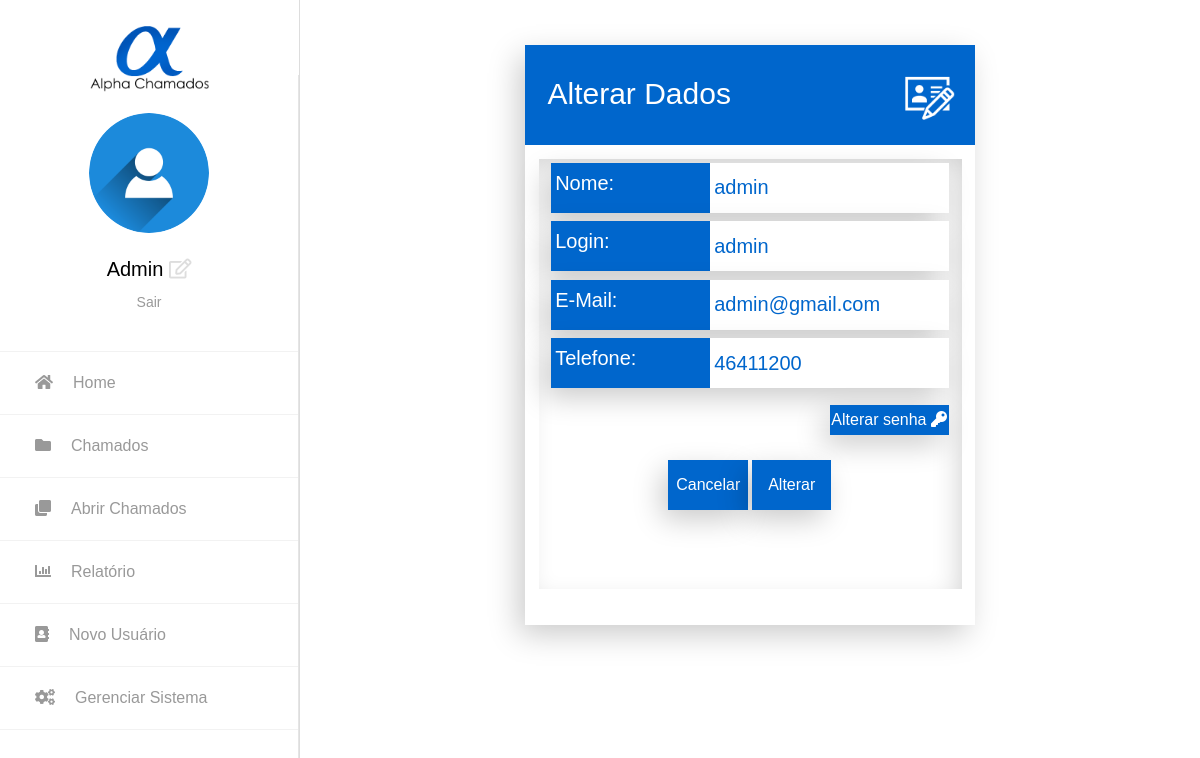
The app's page /alteraruser.php (signed in) with its own data.
### tables this page shows
CREATE TABLE IF NOT EXISTS `usuarios` (
  `id_usuario` int(11) NOT NULL AUTO_INCREMENT,
  `nome` varchar(50) NOT NULL,
  `login_usuario` varchar(24) NOT NULL,
  `email` varchar(50) NOT NULL,
  `telefone` int(11) NOT NULL,
  `area` int(11) NOT NULL,
  `nivel` int(11) NOT NULL,
  `senha` varchar(32) NOT NULL,
  `data_cadastro` date NOT NULL,
  `data_contratacao` date NOT NULL,
  PRIMARY KEY (`id_usuario`),
  UNIQUE KEY `email_UNIQUE` (`email`),
  UNIQUE KEY `login_usuario_UNIQUE` (`login_usuario`),
  KEY `FK_USUARIOS_AREA` (`area`),
  KEY `FK_USUARIOS_NIVEL` (`nivel`)
);

### alteraruser.php (the view, shortened to what this page needs)
<?php
require_once "php/conexao.php";
$logado = $_SESSION['login'];
$nivel = $_SESSION['nivel'];
if (isset($_SESSION['login'])) {
	$usuario = $_SESSION["login"];
	$query= "SELECT * FROM usuarios where login_usuario = '$usuario'";
	$usuarios = mysqli_query($conexao,$query);
	$dados=mysqli_fetch_array($usuarios);
	?>
	<!DOCTYPE html>
	<html lang="pt-br">
	<head>
		<?php require_once "head.php";?>
	</head>
	<body class="animsition">
		<div class="page-wrapper">
			<aside class="menu-sidebar2">
				<div class="logo">
					<img src = "imagens/logo.png"/>
				</div>
				<div class="menu-sidebar2__content js-scrollbar1">
					<div class="account2">
						<div class="image img-cir img-120">
							<img src="imagens/usuario.png" alt="" />
						</div>
						<div class = "box-name name"><?php echo "$logado";?> <a class="js-arrow " href="alteraruser.php"><i class="far fa-edit"></i></a></div>
						<a href="php/quebra_sessao.php">Sair</a>
					</div>
					<nav class="navbar-sidebar2">
						<ul class="list-unstyled navbar__list">
							<li class="has-sub">
								<a class="js-arrow" href="home.php">
									<i class="fa fa-home"></i>Home
								</a>
							</li>
							<?php
							if($nivel == 1 || $nivel == 2){?>
								<li class = "has-sub">
									<a href="index.php">
										<i class="fas fa-folder"></i>Chamados
									</a>
								</li>
							<?php } ?>
								<li>
									<a href = "abrirchamados.php">
										<i class="fas fa-clone"></i>Abrir Chamados
									</a>
								</li>
							<?php
							if($nivel == 1){?>
								<li class="has-sub">
									<a class="js-arrow" href="relatorio.php">
										<i class="fas fa-chart-bar"></i>Relatório
									</a>
								</li>
								<li class="has-sub">
									<a class="js-arrow" href="novousuario.php">
										<i class="fa fa-address-book"></i>Novo Usuário
									</a>
								</li>
									<li class="has-sub">
										<a class="js-arrow" href="gerenciarusuarios.php">
											<i class="fa fa-cogs"></i>Gerenciar Sistema
										</a>
									</li>
							<?php } ?>
								</ul>
							</nav>
						</div>
					</aside>
					<div class = "page-container2">
						<div class = "box-alterar-user">
							<div class = "title-alterar-user corB">
								<p>Alterar Dados</p>
								<p><img src = "imagens/alterardados.png" width = "50px" height = "50px"/></p>
							</div>
							<div class = "box-form-alterar-user">
								<form action = "php/alterarusuario.php" method = "post">
									<div class = "box-inputs-senha">
										<p>Nome:</p>
										<input type = "text" name = "nome_usuario" value = "<?php echo $dados['nome']; ?>" required/>
									</div>
									<div class = "box-inputs-senha">
										<p>Login:</p>
										<input type = "text" name = "login_usuario" value = "<?php echo $dados['login_usuario']; ?>" readonly = "true" required/>
									</div>
									<div class = "box-inputs-senha">
										<p>E-Mail:</p>
										<input type = "text" name = "e_mail" value = "<?php echo $dados['email']; ?>" required/>
									</div>
									<div class = "box-inputs-senha">
										<p>Telefone:</p>
										<input type = "text" name = "telefone" value = "<?php echo $dados['telefone']; ?>" required/>
									</div>
									<div class = "txt-alterar-senha">
										<a href = "alterarsenha.php">Alterar senha <i class="fa fa-key"></i></a>
									</div>
									<div class = "box-btn-alterar-senha">
										<p><input type = "submit" href = "home.php" name = "cancel" value = "Cancelar" id = "btn-float-right"/></p>
										<p><input type = "submit" name = "confirmar" value = "Alterar"/></p>
									</div>
								</form>
							</div>
						</div>
					</div>
		</div>
	</body>
	</html>
	<?php
}else{
	header("location: login.php");
}
?>

### css/estilo.css (style rules this page uses)
a:link { text-decoration:none; color : #000; }
* { box-sizing : border-box; }
.box-name { border :0px solid black; width : 50%; margin-top : 3%; text-align : center; font-size : 20px; color : #000; }
.box-name a { text-decoration:none; color : #ddd; }
.box-alterar-user { border : 0px solid black; width : 50%; margin : 5% 25% 5% 25%; height : 580px; -webkit-box-shadow: -7px 10px 29px -1px rgba(0,0,0,0.21); -moz-box-shadow: -7px 10px 29px -1px rgba(0,0,0,0.21); box-shadow: -7px 10px 29px -1px rgba(0,0,0,0.21); }
.title-alterar-user { width : 100%; height : 100px; }
.title-alterar-user p { border : 0px solid black; color : #fff; font-size : 30px; float : left; width : 50%; height : 50px; margin : 25px 0 25px 0; padding-left : 5%; }
.title-alterar-user img { float : right; margin : 0 10% 0 0; }
.box-form-alterar-user { border : 0px solid black; width : 94%; margin : 3%; height : 430px; -webkit-box-shadow: inset -8px 9px 29px -7px rgba(0,0,0,0.2); -moz-box-shadow: inset -8px 9px 29px -7px rgba(0,0,0,0.2); box-shadow: inset -8px 9px 29px -7px rgba(0,0,0,0.2); }
.txt-alterar-senha { border : 0px solid black; width : 94%; margin : 3%; float : left; }
.txt-alterar-senha a { width : 30%; margin : 0 0 0 70%; border : 0px solid black; text-align : center; -webkit-box-shadow: -7px 10px 29px -1px rgba(0,0,0,0.21); -moz-box-shadow: -7px 10px 29px -1px rgba(0,0,0,0.21); box-shadow: -7px 10px 29px -1px rgba(0,0,0,0.21); background-color : #0066cc; color : #fff; height : 30px; padding-top : .5%; }
.box-inputs-senha { border :0px solid black; width : 94%; margin : 1% 3% 1% 3%; height : 50px; float : left; -webkit-box-shadow: -7px 10px 29px -1px rgba(0,0,0,0.21); -moz-box-shadow: -7px 10px 29px -1px rgba(0,0,0,0.21); box-shadow: -7px 10px 29px -1px rgba(0,0,0,0.21); }
.box-inputs-senha p { width : 40%; height : 50px; background-color : #0066cc; font-size : 20px; color : #fff; padding : 1%; float : left; }
.box-inputs-senha input { width : 60%; height : 50px; font-size : 20px; color : #0066cc; padding : 1%; float : left; }
.box-btn-alterar-senha { border : 0px solid black; float : left; width : 94%; margin : 3%; height : 50px; }
.box-btn-alterar-senha p { border : 0px solid black; float : left; width : 50%; height : 50px; }
.box-btn-alterar-senha input { border : 0px solid black; width : 40%; height : 50px; background-color : #0066cc; font-size : 16px; color : #fff; margin : 0 1% 0 1%; -webkit-box-shadow: -7px 10px 29px -1px rgba(0,0,0,0.21); -moz-box-shadow: -7px 10px 29px -1px rgba(0,0,0,0.21); box-shadow: -7px 10px 29px -1px rgba(0,0,0,0.21); }
#btn-float-right { float : right; }
.corB { background-color : #0066CC; }

### records on screen
usuarios: nome_usuario "admin", login_usuario "admin", e_mail "admin@gmail.com", telefone "46411200"

### other values on screen
$logado "Admin"
